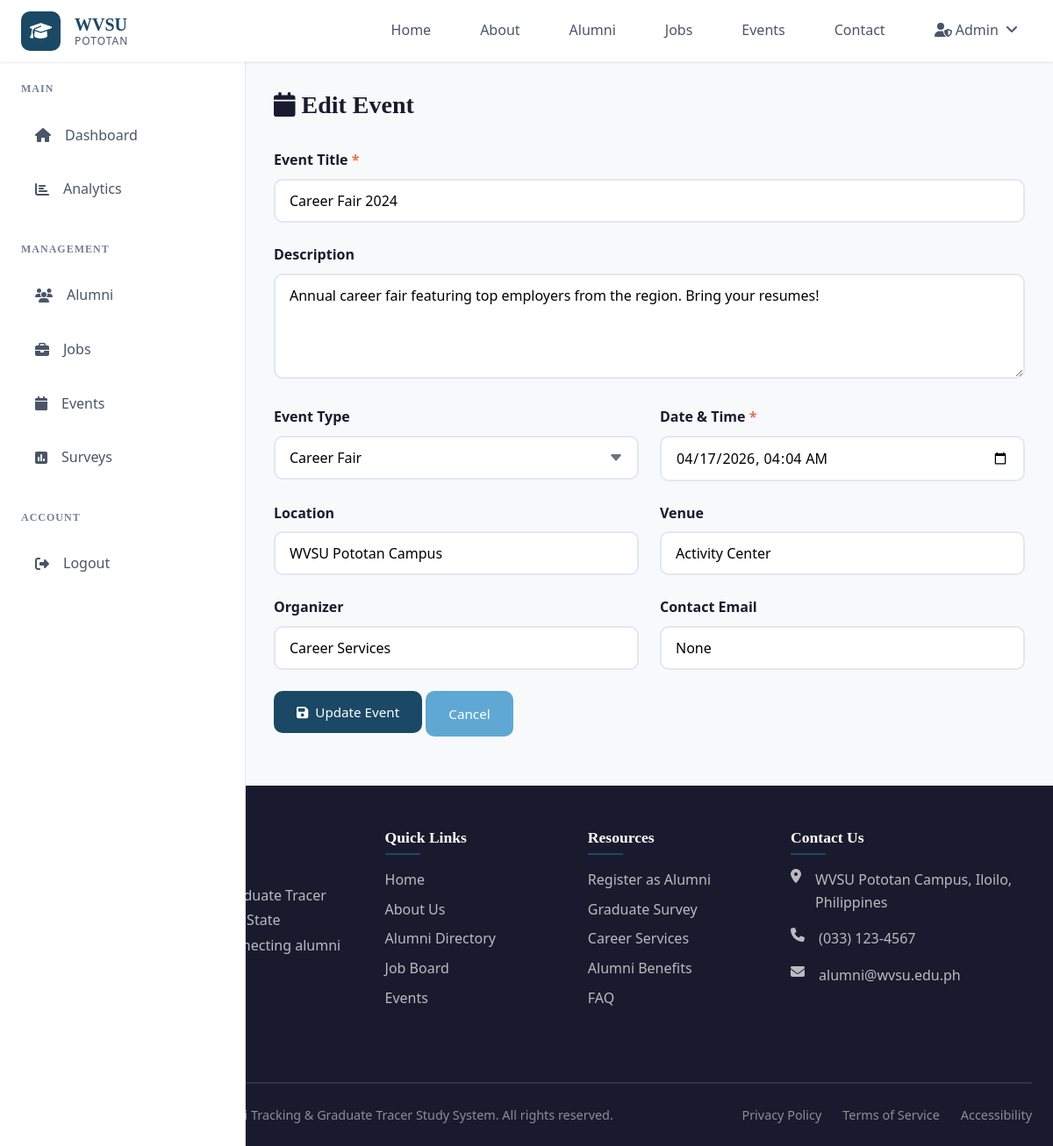
Page /admin/events/2/edit (signed in) on the committed database.
### app.py (models this page shows)
class Event(db.Model):
    id = db.Column(db.Integer, primary_key=True)
    title = db.Column(db.String(200), nullable=False)
    description = db.Column(db.Text)
    event_type = db.Column(db.String(50))  # gathering, career_fair, workshop, reunion
    event_date = db.Column(db.DateTime, nullable=False)
    end_date = db.Column(db.DateTime)
    location = db.Column(db.String(200))
    venue = db.Column(db.String(200))
    image = db.Column(db.String(200))
    organizer = db.Column(db.String(100))
    contact_email = db.Column(db.String(120))
    registration_required = db.Column(db.Boolean, default=False)
    max_attendees = db.Column(db.Integer)
    is_published = db.Column(db.Boolean, default=True)
    created_at = db.Column(db.DateTime, default=datetime.utcnow)

### app.py (the view, shortened to what this page needs)
@app.route('/admin/events/<int:event_id>/edit', methods=['GET', 'POST'])
@login_required
def admin_edit_event(event_id):
    if current_user.role != 'admin':
        flash('Access denied.', 'danger')
        return redirect(url_for('dashboard'))
    event = Event.query.get_or_404(event_id)
    return render_template('admin_edit_event.html', event=event)

### app.py (called while the page is built)
@login_manager.user_loader
def load_user(user_id):
    return User.query.get(int(user_id))

### templates/admin_edit_event.html (shortened to what this page needs)
{% extends "base.html" %}
{% block content %}
<div class="dashboard-layout">
    {% include 'admin_sidebar.html' %}
    <div class="main-content">
        <div class="dashboard-header">
            <h1><i class="fas fa-calendar"></i> {% if event %}Edit Event{% else %}Add New Event{% endif %}</h1>
        </div>
        <form method="POST" class="form-section">
            <div class="form-group">
                <label class="form-label required">Event Title</label>
                <input type="text" name="title" class="form-control" value="{{ event.title if event else '' }}" required>
            </div>
            <div class="form-group">
                <label class="form-label">Description</label>
                <textarea name="description" class="form-control" rows="4">{{ event.description if event else '' }}</textarea>
            </div>
            <div class="form-row">
                <div class="form-group">
                    <label class="form-label">Event Type</label>
                    <select name="event_type" class="form-control">
                        <option value="career_fair" {% if event and event.event_type == 'career_fair' %}selected{% endif %}>Career Fair</option>
                    </select>
                </div>
                <div class="form-group">
                    <label class="form-label required">Date & Time</label>
                    <input type="datetime-local" name="event_date" class="form-control" value="{{ event.event_date.strftime('%Y-%m-%dT%H:%M') if event else '' }}" required>
                </div>
            </div>
            <div class="form-row">
                <div class="form-group">
                    <label class="form-label">Location</label>
                    <input type="text" name="location" class="form-control" value="{{ event.location if event else '' }}">
                </div>
                <div class="form-group">
                    <label class="form-label">Venue</label>
                    <input type="text" name="venue" class="form-control" value="{{ event.venue if event else '' }}">
                </div>
            </div>
            <div class="form-row">
                <div class="form-group">
                    <label class="form-label">Organizer</label>
                    <input type="text" name="organizer" class="form-control" value="{{ event.organizer if event else '' }}">
                </div>
                <div class="form-group">
                    <label class="form-label">Contact Email</label>
                    <input type="email" name="contact_email" class="form-control" value="{{ event.contact_email if event else '' }}">
                </div>
            </div>
            <div class="form-group">
                <button type="submit" class="btn btn-primary">
                    <i class="fas fa-save"></i> {% if event %}Update Event{% else %}Add Event{% endif %}
                </button>
                <a href="{{ url_for('admin_events') }}" class="btn btn-secondary">Cancel</a>
            </div>
        </form>
    </div>
</div>
{% endblock %}

### static/css/style.css (style rules this page uses)
:root { --primary: #1B4965; --primary-dark: #153a52; --primary-light: #2a5f7f; --secondary: #5FA8D3; --accent: #CAE9FF; --highlight: #62B6CB; --success: #2D6A4F; --success-light: #40916C; --warning: #E9C46A; --danger: #E76F51; --danger-light: #f4a261; --bg-body: #F8F9FA; --bg-card: #FFFFFF; --bg-dark: #1A1A2E; --text-primary: #1A1A2E; --text-secondary: #4a5568; --text-muted: #718096; --border-color: #E2E8F0; --border-light: #EDF2F7; --font-heading: 'Georgia', serif; --font-body: 'Segoe UI', Tahoma, Geneva, Verdana, sans-serif; --space-xs: 0.25rem; --space-sm: 0.5rem; --space-md: 1rem; --space-lg: 1.5rem; --space-xl: 2rem; --space-xxl: 3rem; --shadow-sm: 0 2px 4px rgba(0, 0, 0, 0.06); --shadow-md: 0 4px 12px rgba(0, 0, 0, 0.1); --shadow-lg: 0 8px 24px rgba(0, 0, 0, 0.12); --radius-sm: 6px; --radius-md: 10px; --radius-lg: 16px; --radius-xl: 24px; --radius-full: 50%; --transition-fast: 0.15s ease; --transition-base: 0.3s ease; --navbar-height: 70px; --sidebar-width: 280px; --max-width: 1400px; }
*, *::before, *::after { box-sizing: border-box; margin: 0; padding: 0; }
html { scroll-behavior: smooth; }
body { font-family: var(--font-body); font-size: 16px; line-height: 1.6; color: var(--text-primary); background-color: var(--bg-body); min-height: 100vh; }
a { text-decoration: none; color: inherit; transition: var(--transition-base); }
button, input, textarea, select { font-family: inherit; font-size: inherit; }
h1, h2, h3, h4, h5, h6 { font-family: var(--font-heading); font-weight: 600; line-height: 1.3; color: var(--text-primary); }
h1 { font-size: 2.5rem; }
.btn { display: inline-flex; align-items: center; justify-content: center; gap: var(--space-sm); padding: 0.75rem 1.5rem; font-weight: 500; font-size: 0.95rem; border: 2px solid transparent; border-radius: var(--radius-md); cursor: pointer; transition: var(--transition-base); text-align: center; white-space: nowrap; }
.btn-primary { background: var(--primary); color: white; border-color: var(--primary); }
.btn-secondary { background: var(--secondary); color: white; border-color: var(--secondary); }
.form-group { margin-bottom: var(--space-lg); }
.form-label { display: block; margin-bottom: var(--space-sm); font-weight: 600; color: var(--text-primary); }
.form-label.required::after { content: ' *'; color: var(--danger); }
.form-control { width: 100%; padding: 0.75rem 1rem; font-size: 1rem; border: 2px solid var(--border-color); border-radius: var(--radius-md); background: white; transition: var(--transition-base); }
.form-control::placeholder { color: var(--text-muted); }
textarea.form-control { min-height: 120px; resize: vertical; }
select.form-control { cursor: pointer; appearance: none; background-repeat: no-repeat; background-position: right 1rem center; padding-right: 2.5rem; }
.form-row { display: grid; grid-template-columns: repeat(auto-fit, minmax(250px, 1fr)); gap: var(--space-lg); }
.dashboard-layout { display: flex; min-height: 100vh; padding-top: var(--navbar-height); }
.main-content { flex: 1; margin-left: var(--sidebar-width); padding: var(--space-xl); background: var(--bg-body); }
.dashboard-header { display: flex; justify-content: space-between; align-items: center; margin-bottom: var(--space-xl); }
.dashboard-header h1 { font-size: 1.75rem; }

### rows in the picture
Event: title "Career Fair 2024", description "Annual career fair featuring top employers from the region. Bring your resumes!", event_type "Career Fair", event_date "04/17/2026 04:04", location "WVSU Pototan Campus", venue "Activity Center", organizer "Career Services", contact_email "None"
